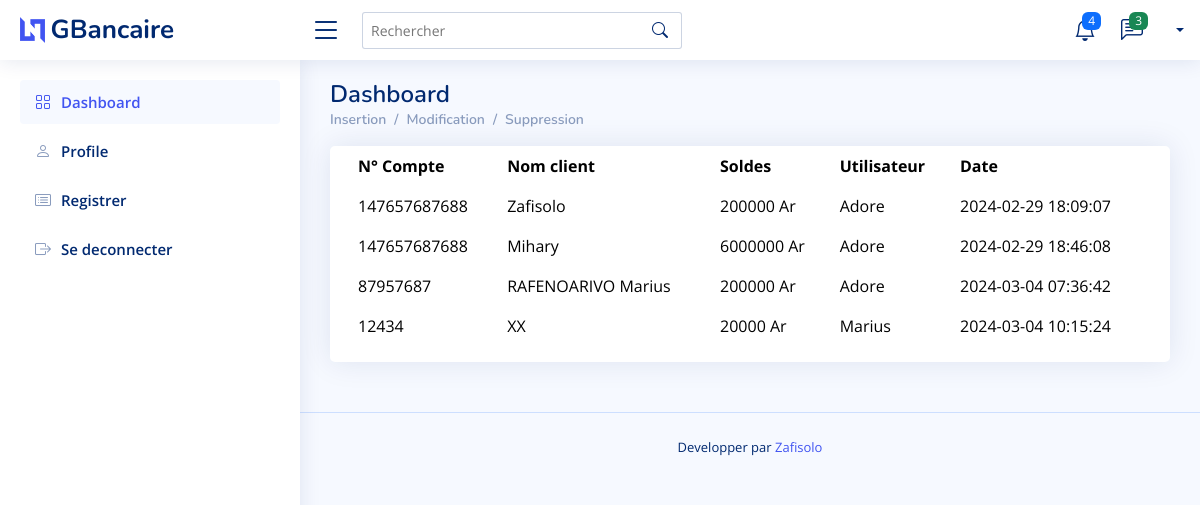
The app's page /index.php/emploie/indexsuppre with its own data.
### tables this page shows
CREATE TABLE `audit_compte` (
  `id` int(11) NOT NULL,
  `id_user` int(11) NOT NULL,
  `numcompte` varchar(32) NOT NULL,
  `nomclient` varchar(32) NOT NULL,
  `solde` varchar(32) NOT NULL,
  `soldenouveau` varchar(32) NOT NULL,
  `date` datetime NOT NULL DEFAULT current_timestamp(),
  `action` enum('ajout','modifier','supprimer','') NOT NULL
);

CREATE TABLE `utilisateur` (
  `id_user` int(11) NOT NULL,
  `nom` varchar(32) NOT NULL,
  `email` varchar(32) NOT NULL,
  `pass` varchar(32) NOT NULL
);

### application/controllers/emploie.php (called while the page is built, shortened)
<?php
class emploie extends CI_Controller {
	public function indexsuppre(){
		$this->load->model('emploies_model');
		$audit_compte = $this->emploies_model->audisuppre();
		$data = array();
		$data['audit_compte'] = $audit_compte;
		$this->load->view('suppre',$data);
	}
}

### index.php (called while the page is built, shortened)
<?php
require_once BASEPATH.'core/CodeIgniter.php';

### application/models/emploies_model.php (called while the page is built, shortened)
<?php
    class emploies_model extends CI_model {
        function audisuppre(){
            $query = $this->db->query("SELECT * FROM audit_compte, utilisateur where utilisateur.id_user=audit_compte.id_user and audit_compte.action='supprimer'");
            return $query;
        }
    }
?>

### application/views/suppre.php (the view, shortened to what this page needs)
?><!DOCTYPE html>
<html lang="en">
<head>
  <link href="<?php echo base_url().'assets/vendor/bootstrap/css/bootstrap.min.css';?>" rel="stylesheet">
  <link href="<?php echo base_url().'assets/vendor/bootstrap-icons/bootstrap-icons.css';?>" rel="stylesheet">
  <link href="<?php echo base_url().'assets/vendor/boxicons/css/boxicons.min.css';?>" rel="stylesheet">
  <link href="<?php echo base_url().'assets/vendor/quill/quill.snow.css';?>" rel="stylesheet">
  <link href="<?php echo base_url().'assets/vendor/quill/quill.bubble.css';?>" rel="stylesheet">
  <link href="<?php echo base_url().'assets/vendor/remixicon/remixicon.css';?>" rel="stylesheet">
  <link href="<?php echo base_url().'assets/vendor/simple-datatables/style.css';?>" rel="stylesheet">
  <link href="<?php echo base_url().'assets/css/style.css';?>" rel="stylesheet">
</head>
<body>
  <header id="header" class="header fixed-top d-flex align-items-center">
    <div class="d-flex align-items-center justify-content-between">
      <a href="index.html" class="logo d-flex align-items-center">
        <img src="<?php echo base_url().'assets/img/logo.png';?>" alt="">
        <span class="d-none d-lg-block">GBancaire</span>
      </a>
      <i class="bi bi-list toggle-sidebar-btn"></i>
    </div>
    <div class="search-bar">
      <form class="search-form d-flex align-items-center" method="POST" action="#">
        <input type="text" name="query" placeholder="Rechercher" title="Enter search keyword">
        <button type="submit" title="Search"><i class="bi bi-search"></i></button>
      </form>
    </div>
    <nav class="header-nav ms-auto">
      <ul class="d-flex align-items-center">
        <li class="nav-item dropdown">
          <a class="nav-link nav-icon" href="#" data-bs-toggle="dropdown">
            <i class="bi bi-bell"></i>
            <span class="badge bg-primary badge-number">4</span>
          </a>
        </li>
        <li class="nav-item dropdown">
          <a class="nav-link nav-icon" href="#" data-bs-toggle="dropdown">
            <i class="bi bi-chat-left-text"></i>
            <span class="badge bg-success badge-number">3</span>
          </a>
        </li>
        <li class="nav-item dropdown pe-3">
          <a class="nav-link nav-profile d-flex align-items-center pe-0" href="#" data-bs-toggle="dropdown">
            <span class="d-none d-md-block dropdown-toggle ps-2"><?php echo $this->session->userdata('nom'); ?></span>
          </a>
        </li>
      </ul>
    </nav>
  </header>
  <aside id="sidebar" class="sidebar">
    <ul class="sidebar-nav" id="sidebar-nav">
      <li class="nav-item">
        <a class="nav-link " href="<?php echo base_url().'index.php/emploie/dashboard/';?>">
          <i class="bi bi-grid"></i>
          <span>Dashboard</span>
        </a>
      </li>
      <li class="nav-item">
        <a class="nav-link collapsed" href="users-profile.html">
          <i class="bi bi-person"></i>
          <span>Profile</span>
        </a>
      </li>
      <li class="nav-item">
        <a class="nav-link collapsed" href="<?php echo base_url().'index.php/emploie/registrer';?>">
          <i class="bi bi-card-list"></i>
          <span>Registrer</span>
        </a>
      </li>
      <li class="nav-item">
        <a href="<?php echo base_url().'index.php/emploie/deconnexion';?>"class="nav-link collapsed" href="pages-login.html">
          <i class="bi bi-box-arrow-right"></i>
          <span>Se deconnecter</span>
        </a>
      </li>
    </ul>
  </aside>
  <main id="main" class="main">
    <div class="pagetitle">
      <h1>Dashboard</h1>
      <nav>
        <ol class="breadcrumb">
          <li class="breadcrumb-item "><a href="<?php echo base_url().'index.php/emploie/index';?>">Insertion</a></li>
          <li class="breadcrumb-item "><a href="<?php echo base_url().'index.php/emploie/indexmodi';?>">Modification</a></li>
          <li class="breadcrumb-item active"><a href="<?php echo base_url().'index.php/emploie/indexsuppre';?>">Suppression</a></li>
        </ol>
      </nav>
    </div>
    <section class="section">
      <div class="row">
        <div class="col-lg-12">
          <div class="card">
            <div class="card-body pb-0">
              <table class="table table-borderless ">
                <thead>
                  <tr>
                    <th scope="col">N° Compte</th>
                    <th scope="col">Nom client</th>
                    <th scope="col">Soldes</th>
                    <th scope="col">Utilisateur</th>
                    <th scope="col">Date</th>
                  </tr>
                </thead>
                <tbody>
                <?php if( $audit_compte->num_rows() > 0) { foreach($audit_compte->result() as $row){?>
                  <tr>
                    <td><?php echo $row->numcompte;?></td>
                    <td><?php echo $row->nomclient;?></td>
                    <td><?php echo $row->solde .' '.'Ar';?></td>
                    <td><?php echo $row->nom;?></td>
                    <td><?php echo $row->date;?></td>
                  </tr>
                  <?php } } ?>
                </tbody>
              </table>
            </div>
          </div>
        </div>
      </div>
    </section>
  </main>
  <footer id="footer" class="footer">
    <div class="credits">
      Developper par <a href="https://bootstrapmade.com/">Zafisolo </a>
    </div>
  </footer>
</body>
</html>

### assets/css/style.css (style rules this page uses)
:root { scroll-behavior: smooth; }
body { font-family: "Open Sans", sans-serif; background: #f6f9ff; color: #444444; }
a { color: #4154f1; text-decoration: none; }
h1, h2, h3, h4, h5, h6 { font-family: "Nunito", sans-serif; }
#main { margin-top: 60px; padding: 20px 30px; transition: all 0.3s; }
.pagetitle { margin-bottom: 10px; }
.pagetitle h1 { font-size: 24px; margin-bottom: 0; font-weight: 600; color: #012970; }
.card { margin-bottom: 30px; border: none; border-radius: 5px; box-shadow: 0px 0 30px rgba(1, 41, 112, 0.1); }
.card-body { padding: 0 20px 20px 20px; }
.breadcrumb { font-size: 14px; font-family: "Nunito", sans-serif; color: #899bbd; font-weight: 600; }
.breadcrumb a { color: #899bbd; transition: 0.3s; }
.breadcrumb .breadcrumb-item::before { color: #899bbd; }
.breadcrumb .active { color: #51678f; font-weight: 600; }
.logo { line-height: 1; }
@media (min-width: 1200px) { .logo { width: 280px; } }
.logo img { max-height: 26px; margin-right: 6px; }
.logo span { font-size: 26px; font-weight: 700; color: #012970; font-family: "Nunito", sans-serif; }
.header { transition: all 0.5s; z-index: 997; height: 60px; box-shadow: 0px 2px 20px rgba(1, 41, 112, 0.1); background-color: #fff; padding-left: 20px; }
.header .toggle-sidebar-btn { font-size: 32px; padding-left: 10px; cursor: pointer; color: #012970; }
.header .search-bar { min-width: 360px; padding: 0 20px; }
.header .search-form { width: 100%; }
.header .search-form input { border: 0; font-size: 14px; color: #012970; border: 1px solid rgba(1, 41, 112, 0.2); padding: 7px 38px 7px 8px; border-radius: 3px; transition: 0.3s; width: 100%; }
.header .search-form button { border: 0; padding: 0; margin-left: -30px; background: none; }
.header .search-form button i { color: #012970; }
.header-nav ul { list-style: none; }
.header-nav>ul { margin: 0; padding: 0; }
.header-nav .nav-icon { font-size: 22px; color: #012970; margin-right: 25px; position: relative; }
.header-nav .nav-profile { color: #012970; }
.header-nav .nav-profile span { font-size: 14px; font-weight: 600; }
.header-nav .badge-number { position: absolute; inset: -2px -5px auto auto; font-weight: normal; font-size: 12px; padding: 3px 6px; }
.sidebar { position: fixed; top: 60px; left: 0; bottom: 0; width: 300px; z-index: 996; transition: all 0.3s; padding: 20px; overflow-y: auto; scrollbar-width: thin; scrollbar-color: #aab7cf transparent; box-shadow: 0px 0px 20px rgba(1, 41, 112, 0.1); background-color: #fff; }
@media (min-width: 1200px) { #main, #footer { margin-left: 300px; } }
.sidebar-nav { padding: 0; margin: 0; list-style: none; }
.sidebar-nav li { padding: 0; margin: 0; list-style: none; }
.sidebar-nav .nav-item { margin-bottom: 5px; }
.sidebar-nav .nav-link { display: flex; align-items: center; font-size: 15px; font-weight: 600; color: #4154f1; transition: 0.3; background: #f6f9ff; padding: 10px 15px; border-radius: 4px; }
.sidebar-nav .nav-link i { font-size: 16px; margin-right: 10px; color: #4154f1; }
.sidebar-nav .nav-link.collapsed { color: #012970; background: #fff; }
.sidebar-nav .nav-link.collapsed i { color: #899bbd; }
.footer { padding: 20px 0; font-size: 14px; transition: all 0.3s; border-top: 1px solid #cddfff; }
.footer .credits { padding-top: 5px; text-align: center; font-size: 13px; color: #012970; }

### records on screen
audit_compte: numcompte "147657687688", nomclient "Zafisolo", solde "200000", id_user.nom "Adore", date "2024-02-29 18:09:07"
audit_compte: numcompte "147657687688", nomclient "Mihary", solde "6000000", id_user.nom "Adore", date "2024-02-29 18:46:08"
audit_compte: numcompte "87957687", nomclient "RAFENOARIVO Marius", solde "200000", id_user.nom "Adore", date "2024-03-04 07:36:42"
audit_compte: numcompte "12434", nomclient "XX", solde "20000", id_user.nom "Marius", date "2024-03-04 10:15:24"
